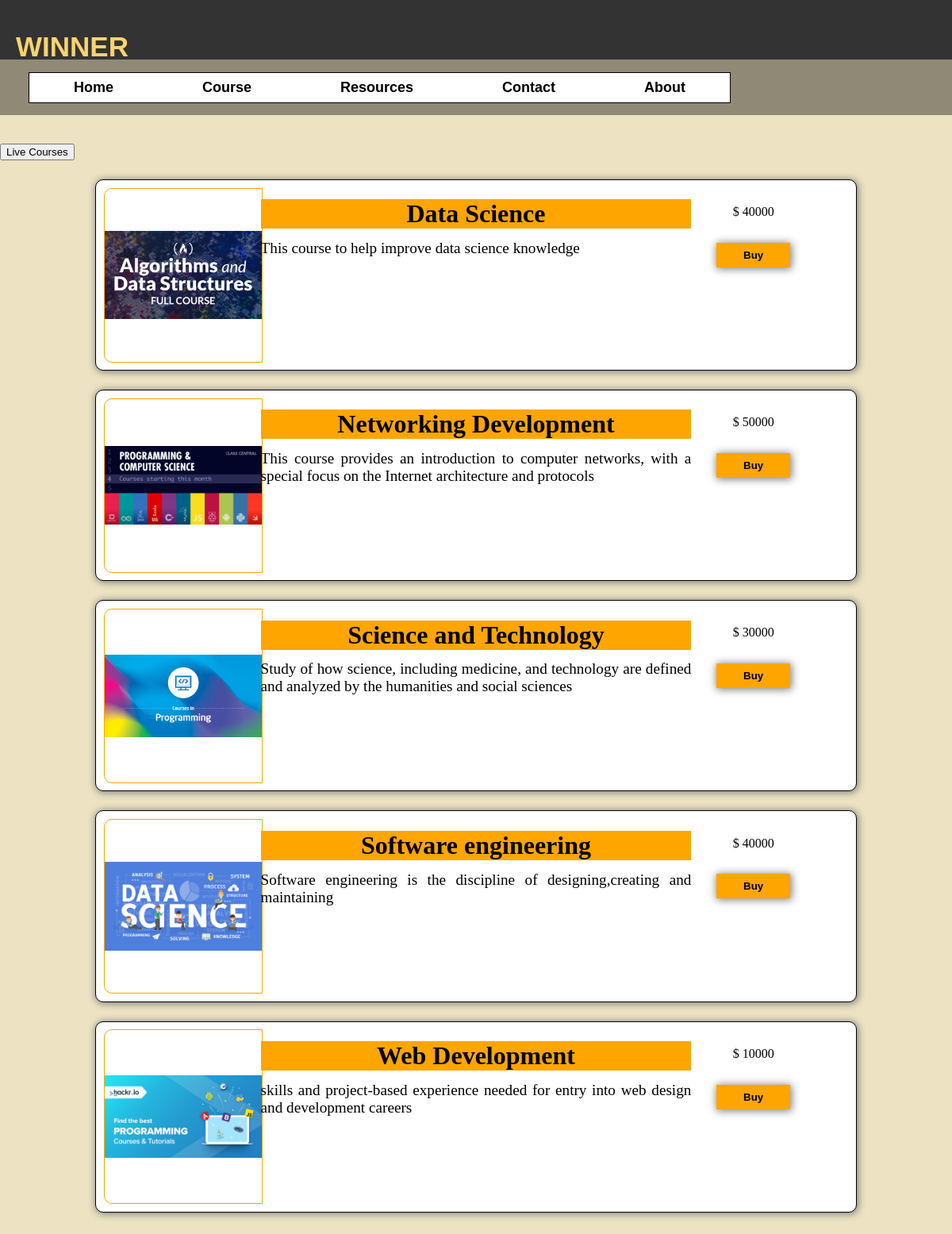
Screenshot of /PHP/courses.php with the database file from the repository.
### tables this page shows
CREATE TABLE `course` (
  `id` int(10) NOT NULL,
  `CID` varchar(10) NOT NULL,
  `C_Name` varchar(100) NOT NULL,
  `C_Description` varchar(500) NOT NULL,
  `C_Duration` varchar(10) NOT NULL,
  `C_Fee` int(10) NOT NULL,
  `LID` varchar(10) NOT NULL,
  `image` varchar(100) NOT NULL,
  `lecturer` varchar(100) NOT NULL,
  `type` varchar(100) NOT NULL
);

### PHP/courses.php (the view, shortened to what this page needs)
<html>
<head>
    <link rel = "stylesheet"  href="../css/styles.css">
</head>
<body>
    <div class="navbar">
        <div class="icon">
          <h2 class="logo">WINNER</h2>
        </div>
    </div>
    <div class="menu">
        <ul>
            <li><a href="home.php">Home</a></li>
            <li><a href="courses.php">Course</a></li>
            <li><a href="ebook-pdf.php">Resources</a></li>
            <li><a href="contact us.php">Contact</a></li>
            <li><a href="aboutus.php">About</a></li>
        </ul>
        <form>
        </form>
    </div>
    <a href="liveCourses.php"><button>Live Courses</button></a>
    <?php
        include 'dbh.php';
        $sqlCommand = "SELECT * FROM course";
        $resultSet = $conn->query($sqlCommand);
        if($resultSet->num_rows > 0)
        {
            while($row = $resultSet->fetch_assoc())
            {
                $courseName = $row["C_Name"];
                $courseDescription = $row["C_Description"];
                $courseFee = $row["C_Fee"];
                $image = $row["image"];
                echo <<<EOT
                    <div class="card">
                        <div class="cardCol1">
                            <img class="courseImg" src="$image" alt="course image">
                        </div>
                        <div class="cardCol2">
                            <p class="courseName">$courseName</p>
                            <p class="courseDescription">
                                $courseDescription
                            </p>
                        </div>
                        <div class="cardCol3">
                            <center><p class="cFee">$ $courseFee</p></center>
                            <center><a href ="pay.php"><button class="cardButton"> Buy</button></a></center>
                        </div>
                    </div>
                EOT;
            }
        }
    ?>
</body>
</html>

### css/styles.css (style rules this page uses)
body { margin: 0px; padding: 0px; background-color: #ede3c2; }
.menu { width: 400px; float: left; height: 70px; }
.navbar { width:auto; height:75px; margin: auto; }
.navbar { overflow: hidden; background-color: #333; }
.icon { width: 200px; float: left; height: 70px; }
.logo { color: #F9D371; font-size: 35px; font-family: Arial; padding-left:20px; float: left; padding-top: 10px; }
.menu { background-color: rgba(0, 0, 0, 0.4); width: 100%; overflow: hidden; margin-bottom: 3%; }
ul { padding: 0px; margin-left: 3%; float: left; display: flex;s overflow: hidden; border: 1px solid black; }
ul li { list-style: none; font-size: 18px; }
ul li a { text-decoration: none; background-color: white; color: black; display: block; padding: 8px 56px; font-family: Arial; font-weight: bold; transition: 0.4s ease-in-out; }
.card { width: 80%; margin-left: 10%; margin-top: 2%; background-color: white; border: 1px solid black; border-radius: 10px; box-shadow: 1px 1px 10px 1px grey; overflow: hidden; }
.cardCol1, .cardCol2, .cardCol3 { float: left; }
.cardCol1 { width: 20%; }
.cardCol2 { width: 60%; text-align: justify; padding: 8px 16px; }
.cardCol3 { width: 13%; padding: 8px 16px; }
.courseImg { height: 220px; width: 200px; margin-left: 5%; margin-top: 5%; margin-bottom: 5%; object-fit: scale-down; border: 1px solid orange; border-top-left-radius: 10px; border-bottom-left-radius: 10px; }
.courseName { font-size: 200%; font-weight: bold; font-family: !important; background-color: orange; text-align: center; margin-top: 3%; margin-bottom: -1%; }
.courseDescription { font-size: 120%; }
.cFee { margin-top: 25%; }
.cardButton { outline: none; border: none; font-weight: bold; width: 100%; padding: 8px 16px; margin-top: 15%; background-color: orange; color: black; cursor: pointer; box-shadow: 1px 1px 10px 1px grey; transition: background-color; transition-duration: 0.4s; }
* { margin: 09 padding: 0; box-sizing: border-box; }

### rows the page displays
course: image (picture), C_Name "Data Science", C_Description "This course to help improve data science knowledge", C_Fee "40000"
course: shows a picture, C_Name "Networking Development", C_Description "This course provides an introduction to computer networks, with a special focus on the Internet architecture and protocols", C_Fee "50000"
course: shows a picture, C_Name "Science and Technology", C_Description "Study of how science, including medicine, and technology are defined and analyzed by the humanities and social sciences", C_Fee "30000"
course: shows a picture, C_Name "Software engineering", C_Description "Software engineering is the discipline of designing,creating and maintaining", C_Fee "40000"
course: image (picture), C_Name "Web Development", C_Description "skills and project-based experience needed for entry into web design and development careers", C_Fee "10000"
